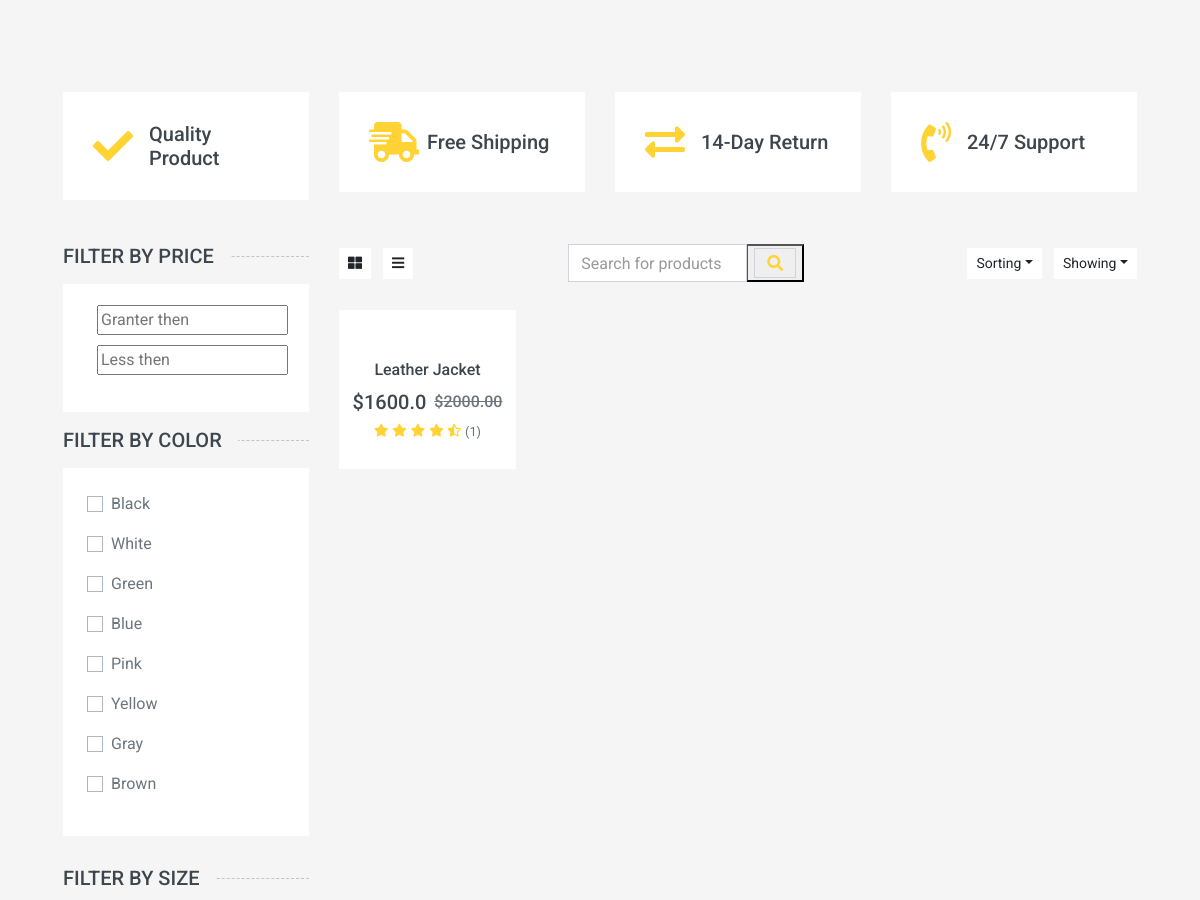
The app's page /products/ (middle part), older data.
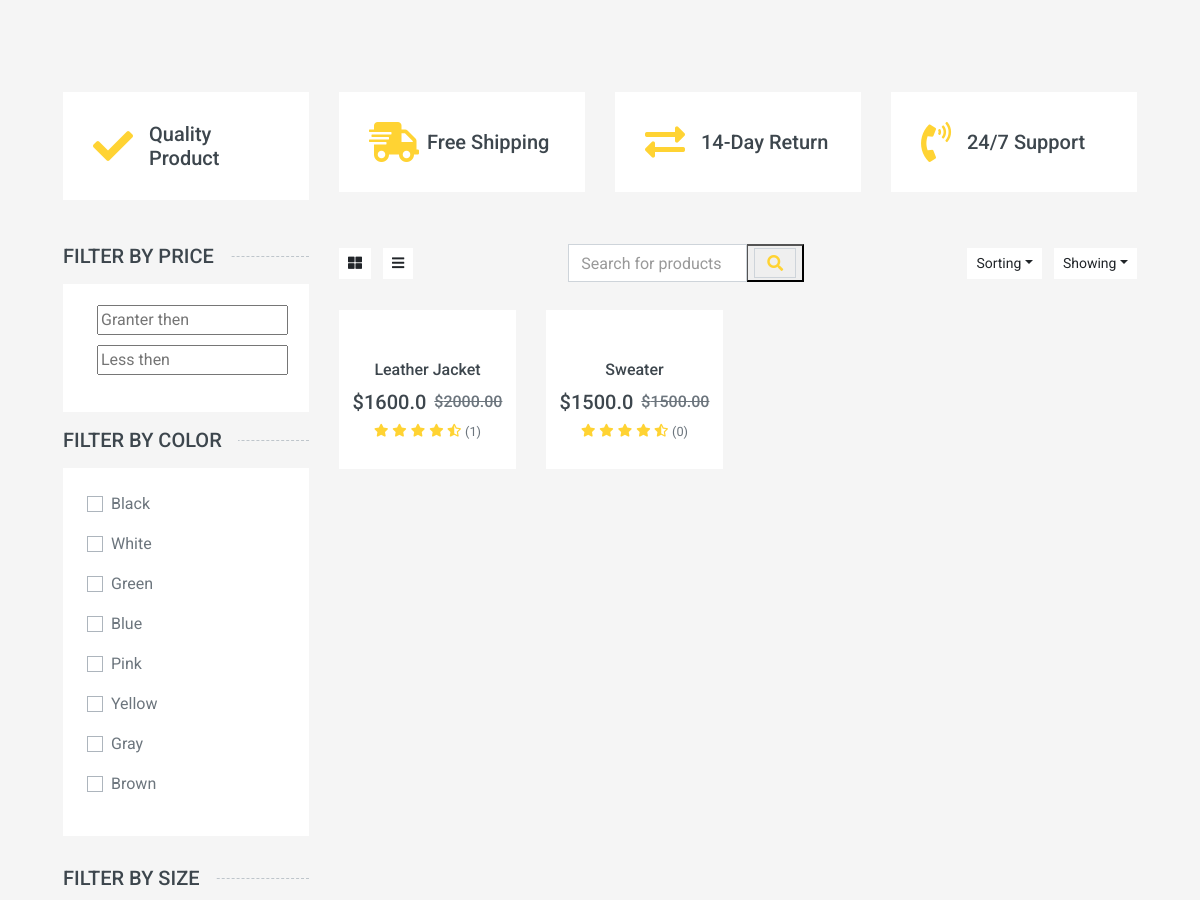
The same page, newer data.
### apps/shop/models.py (models this page shows, shortened)
class ProductColors(models.Model):
    color = models.CharField("Color", max_length=25)
    class Meta:
        verbose_name = "Color"
        verbose_name_plural = "Colors"

class Product(models.Model):
    slug = models.SlugField("Slug", max_length=100, null=False, unique=True)
    name = models.CharField("Product name", max_length=100)
    category = models.ForeignKey(Category, on_delete=models.SET_NULL, related_name="products", null=True, blank=False, verbose_name="Category")
    price = models.DecimalField("Price", max_digits=7, decimal_places=2)
    discount = models.PositiveSmallIntegerField("Discount", blank=True, default=0)
    sizes = models.ManyToManyField(ProductSizes, related_name="products")
    colors = models.ManyToManyField(ProductColors, related_name="products")
    description = models.TextField("Description")
    created = models.DateTimeField("Date created", auto_now_add=True)
    class Meta:
        verbose_name = "Product"
        verbose_name_plural = "Products"
    @property
    def total_price(self):
        price = float(self.price)
        return price - (price * (self.discount / 100))

### apps/shop/views.py (the view)
# urls.py: path("products/", view=views.category_products_view, name="category_products"),
def category_products_view(request, slug=None):
    if slug is None:
        queryset = Product.objects.all()
    else:
        queryset = Product.objects.filter(category__slug=slug)
    order_by = request.GET.get("order_by")
    if order_by is not None:
        queryset = queryset.order_by(order_by)
    filter = ProductFilter(data=request.GET, queryset=queryset)
    sizes = ProductSizes.objects.all().distinct()
    colors = ProductColors.objects.all().distinct()
    context = {
        "sizes": sizes,
        "colors": colors,
        "filter": filter,
    }
    return render(request=request, template_name="category_products.html", context=context)

### apps/account/context_processors.py (called while the page is built)
def favorites_count(request):
    user: User = request.user
    if user.is_authenticated:
        count = user.favorites.count()
    else:
        count = 0
    context = {
        "favorites_count": count
    }
    return context

### apps/shop/context_processors.py (called while the page is built)
def categories_processor(request):
    categories = Category.objects.filter(parent=None)
    context = {
        "categories": categories
    }
    return context

def cart_products_count(request):
    user = request.user
    if user.is_authenticated:
        cart = get_or_create_cart(request)
        count = 0
        for product in cart.cart_products.all():
            count += product.quantity
    else:
        count = 0
    context = {
        "cart_products_count": count
    }
    return context

### apps/shop/templates/category_products.html (shortened to what the changed rows need)
{% extends 'base.html' %}
{% load static %}
{% block content %}
{% include 'banner.html' %}
<form method="get">
    <div class="container-fluid">
        <div class="row px-xl-5">
            <div class="col-lg-3 col-md-4">
                <div class="bg-light p-4 mb-30">
                    {% for color in colors %}
                    <div class="custom-control custom-checkbox d-flex align-items-center justify-content-between mb-3">
                        <label class="custom-control-label" for="color-{{ color.pk }}">{{ color.color }}</label>
                    </div>
                    {% endfor %}
                </div>
            </div>
            <div class="col-lg-9 col-md-8">
                <div class="row pb-3">
                    {% for product in filter.qs %}
                    <div class="col-lg-3 col-md-4 col-sm-6 pb-1">
                        <div class="product-item bg-light mb-4">
                            <div class="product-img position-relative overflow-hidden">
                                <div class="product-action">
                                </div>
                            </div>
                            <div class="text-center py-4">
                                <a class="h6 text-decoration-none text-truncate" href="">{{ product.name }}</a>
                                <div class="d-flex align-items-center justify-content-center mt-2">
                                    <h5>${{product.total_price}}</h5><h6 class="text-muted ml-2"><del>${{product.price}}</del></h6>
                                </div>
                                <div class="d-flex align-items-center justify-content-center mb-1">
                                    <small class="fa fa-star text-primary mr-1"></small>
                                    <small class="fa fa-star text-primary mr-1"></small>
                                    <small class="fa fa-star text-primary mr-1"></small>
                                    <small class="fa fa-star text-primary mr-1"></small>
                                    <small class="fa fa-star-half-alt text-primary mr-1"></small>
                                    <small>({{ product.reviews.count }})</small>
                                </div>
                            </div>
                        </div>
                    </div>
                    {% endfor %}
                </div>
            </div>
        </div>
    </div>
</form>
{% endblock %}

Row changes from the older to the newer data that the page shows:
added Product: name "Sweater", total_price "1500.0", price "1500.00", reviews.count "0"
